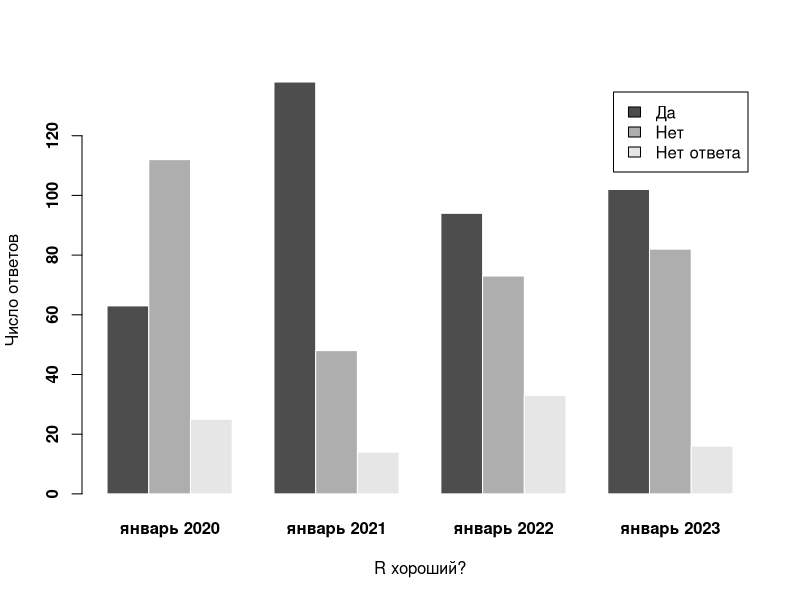
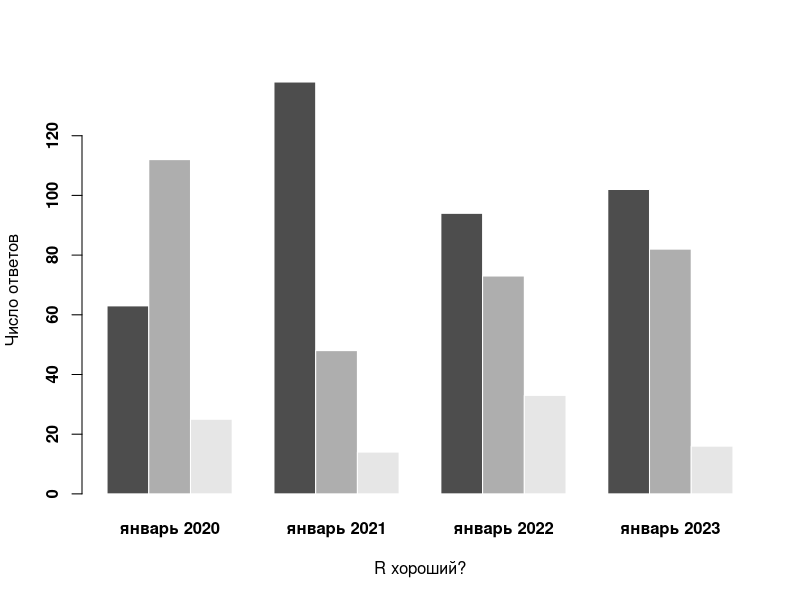
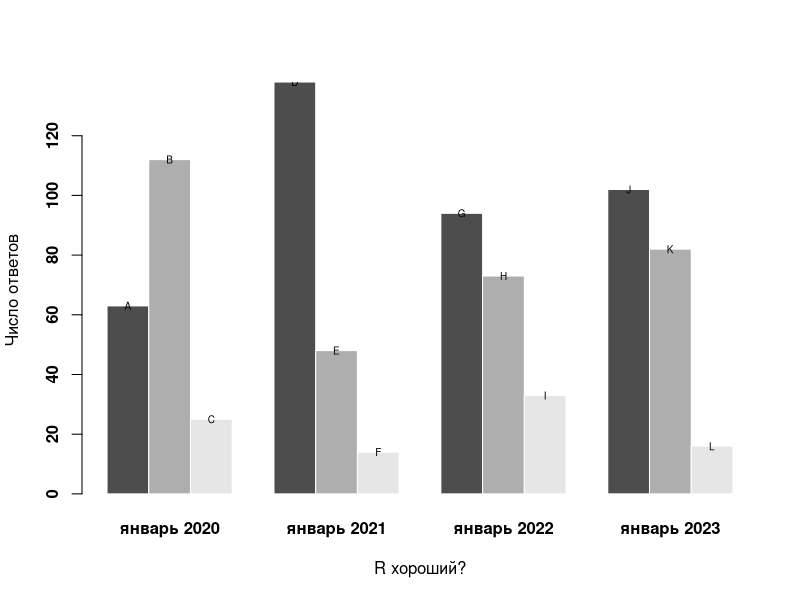
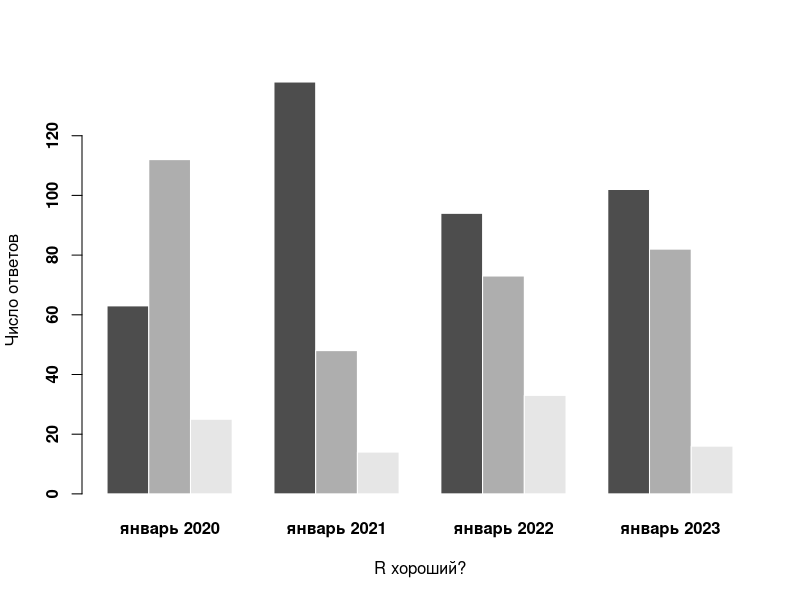
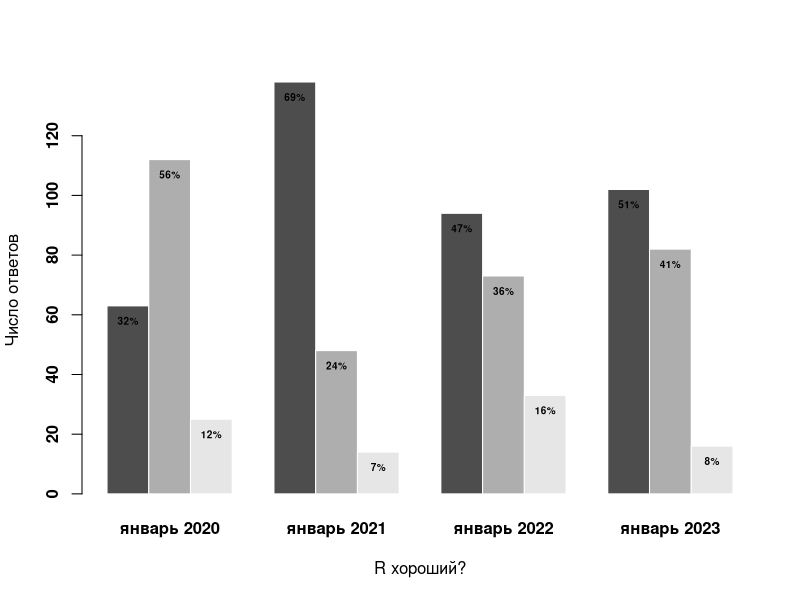
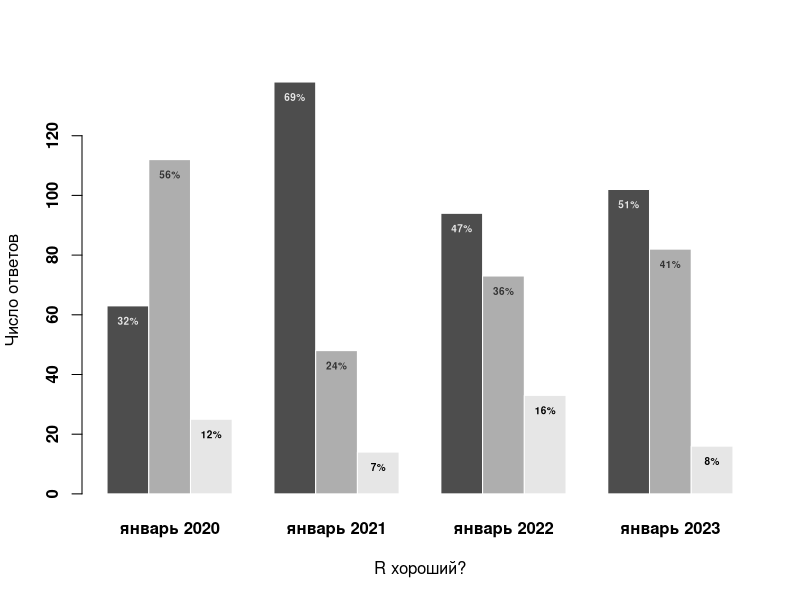

Write R code to recreate these figures, in order.
## ---- chunk 1
# три случайных числа от 1 до 10
sample(1:10, 3)
## ---- chunk 2
# без replace никак
# нельзя выбрать 10 уникальных значений из 5
sample(1:5, 10, replace = TRUE)
## ---- chunk 3
answer01 <- sample(c("Да", "Нет", "Нет ответа"), 200, 
                   replace = TRUE, prob = c(0.4, 0.5, 0.1))
answer01
## ---- chunk 4
answer02 <- sample(c("Да", "Нет", "Нет ответа"), 200, 
                   replace = TRUE, prob = c(0.68, 0.22, 0.1))
answer03 <- sample(c("Да", "Нет", "Нет ответа"), 200, 
                   replace = TRUE, prob = c(0.5, 0.35, 0.15))
answer04 <- sample(c("Да", "Нет", "Нет ответа"), 200, 
                   replace = TRUE, prob = c(0.5, 0.4, 0.1))
## ---- chunk 5
dat <- cbind.data.frame(answer01, answer02, answer03, answer04)

# первые строки dat
head(dat)
## ---- chunk 6
colnames(dat) <- c("январь 2020", "январь 2021", 
                   "январь 2022", "январь 2023")
## ---- chunk 7
View(dat)
## ---- chunk 8
# выбрали столбец январь 2020 
# по названию
table(dat$`январь 2020`)
## ---- chunk 9
counts <- cbind(table(dat$`январь 2020`), 
                table(dat$`январь 2021`),
                table(dat$`январь 2022`), 
                table(dat$`январь 2023`))
counts
## ---- chunk 10
colnames(counts) <- colnames(dat)
counts
## ---- chunk 11
barplot(counts, 
        beside=TRUE, 
        col=c(), 
        border="white",
        xlab="R хороший?", 
        ylab = "Число ответов", 
        font.lab = 1,
        font.axis = 2,
        legend = rownames(counts))
## ---- chunk 12
png("Bar.png", width = 9, height = 4, units = 'in', res = 300)
barplot(counts, 
        beside=TRUE, 
        col=c(), 
        border="white",
        xlab="R хороший?", 
        ylab = "Число ответов", 
        font.lab=1,
        font.axis=2,
        legend = rownames(counts),
        args.legend = list(x = 15, 
                           y = 178,
                           cex = 0.6, 
                           horiz = TRUE))
dev.off()
## ---- chunk 13
getwd()
## ---- chunk 14
utils::browseURL(getwd()) # открывается папка
## ---- chunk 15
bar <- barplot(counts, 
               beside=TRUE, 
               col=c(), 
               border="white",
               xlab="R хороший?", 
               ylab = "Число ответов", 
               font.lab=1,
               font.axis=2,
               legend = rownames(counts),
               args.legend = list(x = 15, 
                                  y = 178,
                                  cex = 0.6, 
                                  horiz = TRUE))
## ---- chunk 16
bar
## ---- chunk 17
# превратим в вектор : 12 элементов
# 1 элемент = высота 1 столбца

xpos <- as.vector(bar)
xpos
## ---- chunk 18
counts
## ---- chunk 19
ypos <- as.vector(counts)
ypos
## ---- chunk 20
labels <- LETTERS[1:12]
labels
## ---- chunk 21
# график как был
barplot(counts, 
        beside=TRUE, 
        col=c(), 
        border="white",
        xlab="R хороший?", 
        ylab = "Число ответов", 
        font.lab = 1,
        font.axis = 2,
        legend = rownames(counts),
        args.legend = list(x = 15, 
                           y = 178,
                           cex = 0.6, 
                           horiz = TRUE))

# добавляем на него текст
# labels: вектор с подписями
# x: вектор с координатами подписей по X
# y: вектор с координатами подписей по Y
# cex: размер шрифта
text(labels, x = xpos, y = ypos, cex = 0.6)
## ---- chunk 22
# function(x){x /sum(x) * 100}: переводим в проценты

# 1: применяем функцию к каждой строке
# 2: применяем функцию к каждому столбцу

# применяем эту функцию к столбцам в counts

count_perc <- apply(counts, 2, function(x){x /sum(x) * 100})
count_perc
## ---- chunk 23
perc <- round(as.vector(round(count_perc)))
perc
## ---- chunk 24
# sep = "", чтобы между числом и %
# не было лишнего пробела
labels <- paste(perc, "%", sep = "")
labels
## ---- chunk 25
png("Bar02.png", width = 9, height = 4, units = 'in', res = 300)
bar <- barplot(counts, 
               beside=TRUE, 
               col=c(), 
               border="white",
               xlab="R хороший?", 
               ylab = "Число ответов", 
               font.lab=1,
               font.axis=2,
               legend = rownames(counts),
               args.legend = list(x = 15, 
                                  y = 178,
                                  cex = 0.6, 
                                  horiz = TRUE))

# сместим подписи вниз на 5 единиц
# чтобы они были прямо на столбцах
text(labels, x = xpos, 
     y = ypos - 5, cex = 0.6, font = 2)
dev.off()
## ---- chunk 26
png("Bar03.png", width = 9, height = 4, units = 'in', res = 300)
bar <- barplot(counts, 
               beside=TRUE, 
               col=c(), 
               border="white",
               xlab="R хороший?", 
               ylab = "Число ответов", 
               font.lab=1,
               font.axis=2,
               legend = rownames(counts),
               args.legend = list(x = 15, 
                                  y = 178,
                                  cex = 0.6, 
                                  horiz = TRUE))

# повторяем набор из 3 цветов 4 раза
my.colors <- rep(c("gray90", "gray20", "black"), 4)

text(labels, x = xpos, 
     y = ypos - 5, cex = 0.6, font = 2, 
     col = my.colors)
dev.off()
